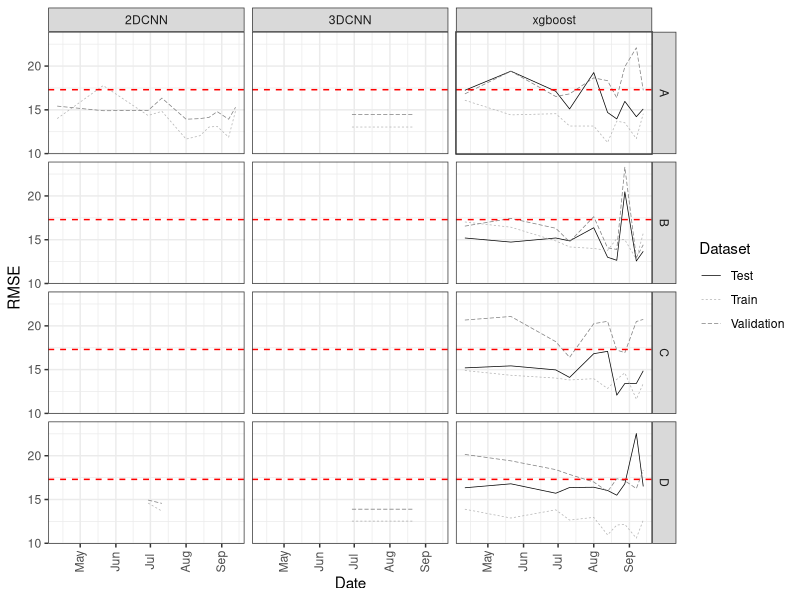
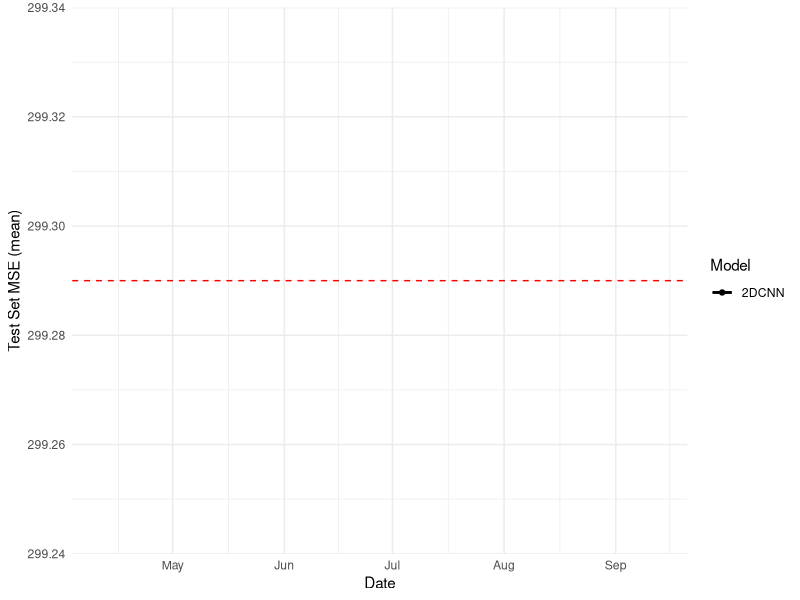

The R source for these figures, in order:
## ---- chunk 1
library(lubridate)
library(ggplot2)
library(tidyverse)

rice <- read.csv('rice_remote_sensing - Sheet1.csv', header=T)
rice$Date <- as.Date(rice$Date, "%m-%d-%Y")
rice <- subset(rice, Date != "2019-06-13")
#rice.long <- rice %>% pivot_longer(c(Train_MSE, Val_MSE))
rice.long <- rice %>% pivot_longer(c(Train_MSE, Val_MSE, Test_MSE))

ggplot(rice.long, aes(x=Date, y=sqrt(value), col=name, lty=name)) + 
  geom_line(size=0.25) + facet_grid(Set~Model) + 
  theme_bw() + geom_hline(yintercept = sqrt(17.3)^2, col="red", lty=2) + 
  scale_color_manual(values = c("black","grey70", "grey50"), name="Dataset", labels=c("Test", "Train", "Validation")) + 
  scale_linetype(name="Dataset", labels=c("Test", "Train", "Validation")) + 
  ylab("RMSE") + 
  theme(axis.text.x = element_text(angle = 90, vjust=0.4))#+ geom_point(size=0.3)

#ggplot(rice.long, aes(x=Date, y=sqrt(value), col=name)) + geom_line(size=0.4) + facet_grid(Set~Model) + theme_minimal() + geom_hline(yintercept = sqrt(17.3)^2, col="red", lty=2) + scale_color_manual(values = c("grey70", "black"), name="Dataset", labels=c("Train", "Validation")) + scale_linetype(name="Fold") + ylab("RMSE") + theme(axis.text.x = element_text(angle = 90, vjust=0.4))#+ geom_point(size=0.2)
## ---- chunk 2
rice.test <- rice.long %>% group_by(Model, Date, name) %>% 
  summarize(meanMSE = mean(value), sdMSE = sd(value)) %>%
  filter(name == "Test_MSE")

rice.test2 <- subset(rice.test, Model == "2DCNN")

ggplot(rice.test2, aes(x=Date, y=meanMSE, col= Model)) + 
  geom_line(size=1) + 
  theme_minimal() + 
  scale_color_manual(values = c("black")) + 
  ylab("Test Set MSE (mean)")  + 
  geom_hline(yintercept = (17.3)^2, lty=2, col = "red")+
  geom_point() +
  geom_errorbar(aes(ymin=meanMSE-sdMSE, ymax=meanMSE+sdMSE), width=.2)
